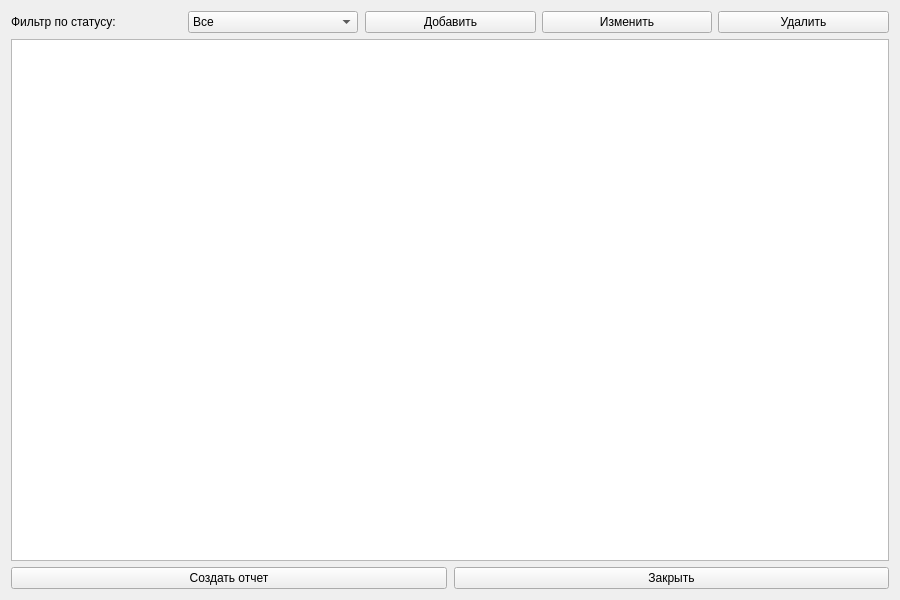
<?xml version="1.0" encoding="UTF-8"?>
<ui version="4.0">
 <class>JobForm</class>
 <widget class="QWidget" name="JobForm">
  <property name="geometry">
   <rect><x>0</x><y>0</y><width>900</width><height>600</height></rect>
  </property>
  <property name="windowTitle">
   <string>Журнал ремонтов</string>
  </property>
  <layout class="QVBoxLayout" name="verticalLayout">

   <item>
    <layout class="QHBoxLayout" name="topBar">
     <item><widget class="QLabel" name="filter_label"><property name="text"><string>Фильтр по статусу:</string></property></widget></item>
     <item><widget class="QComboBox" name="status_filter">
       <item><property name="text"><string>Все</string></property></item>
       <item><property name="text"><string>В процессе</string></property></item>
       <item><property name="text"><string>Завершено</string></property></item>
     </widget></item>
     <item><spacer name="spacer"><property name="orientation"><enum>Qt.Horizontal</enum></property></spacer></item>
     <item><widget class="QPushButton" name="add_btn"><property name="text"><string>Добавить</string></property></widget></item>
     <item><widget class="QPushButton" name="edit_btn"><property name="text"><string>Изменить</string></property></widget></item>
     <item><widget class="QPushButton" name="delete_btn"><property name="text"><string>Удалить</string></property></widget></item>
    </layout>
   </item>

   <item><widget class="QTableView" name="jobs_table"/></item>

   <item>
    <layout class="QHBoxLayout" name="bottomBar">
     <item><widget class="QPushButton" name="report_btn"><property name="text"><string>Создать отчет</string></property></widget></item>
     <item><spacer name="hSpacer"><property name="orientation"><enum>Qt.Horizontal</enum></property></spacer></item>
     <item><widget class="QPushButton" name="close_btn"><property name="text"><string>Закрыть</string></property></widget></item>
    </layout>
   </item>

  </layout>
 </widget>
 <resources/>
 <connections/>
</ui>
